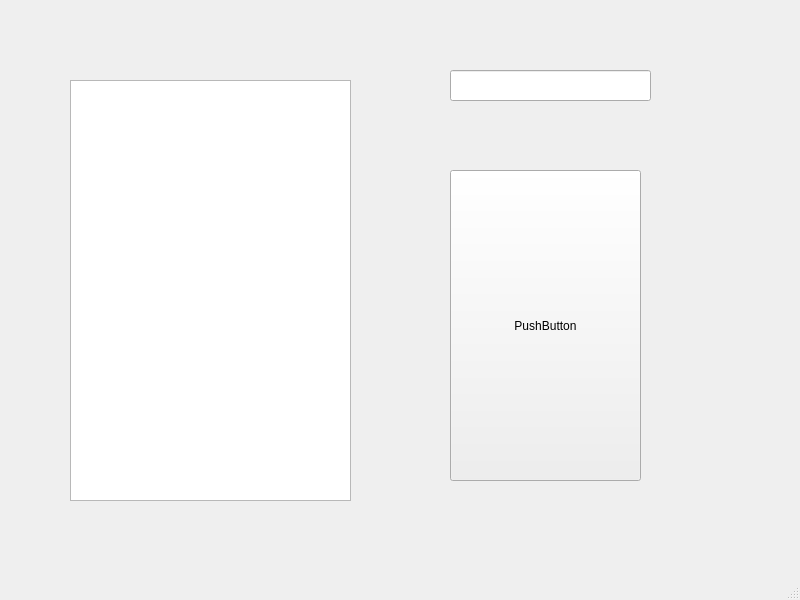
<?xml version="1.0" encoding="UTF-8"?>
<ui version="4.0">
 <class>mygui02</class>
 <widget class="QMainWindow" name="mygui02">
  <property name="geometry">
   <rect>
    <x>0</x>
    <y>0</y>
    <width>800</width>
    <height>600</height>
   </rect>
  </property>
  <property name="windowTitle">
   <string>MainWindow</string>
  </property>
  <widget class="QWidget" name="centralwidget">
   <widget class="QLineEdit" name="le">
    <property name="geometry">
     <rect>
      <x>450</x>
      <y>70</y>
      <width>201</width>
      <height>31</height>
     </rect>
    </property>
   </widget>
   <widget class="QPushButton" name="pb">
    <property name="geometry">
     <rect>
      <x>450</x>
      <y>170</y>
      <width>191</width>
      <height>311</height>
     </rect>
    </property>
    <property name="text">
     <string>PushButton</string>
    </property>
   </widget>
   <widget class="QTextEdit" name="te">
    <property name="geometry">
     <rect>
      <x>70</x>
      <y>80</y>
      <width>281</width>
      <height>421</height>
     </rect>
    </property>
   </widget>
  </widget>
  <widget class="QMenuBar" name="menubar">
   <property name="geometry">
    <rect>
     <x>0</x>
     <y>0</y>
     <width>800</width>
     <height>21</height>
    </rect>
   </property>
  </widget>
  <widget class="QStatusBar" name="statusbar"/>
 </widget>
 <resources/>
 <connections/>
</ui>
